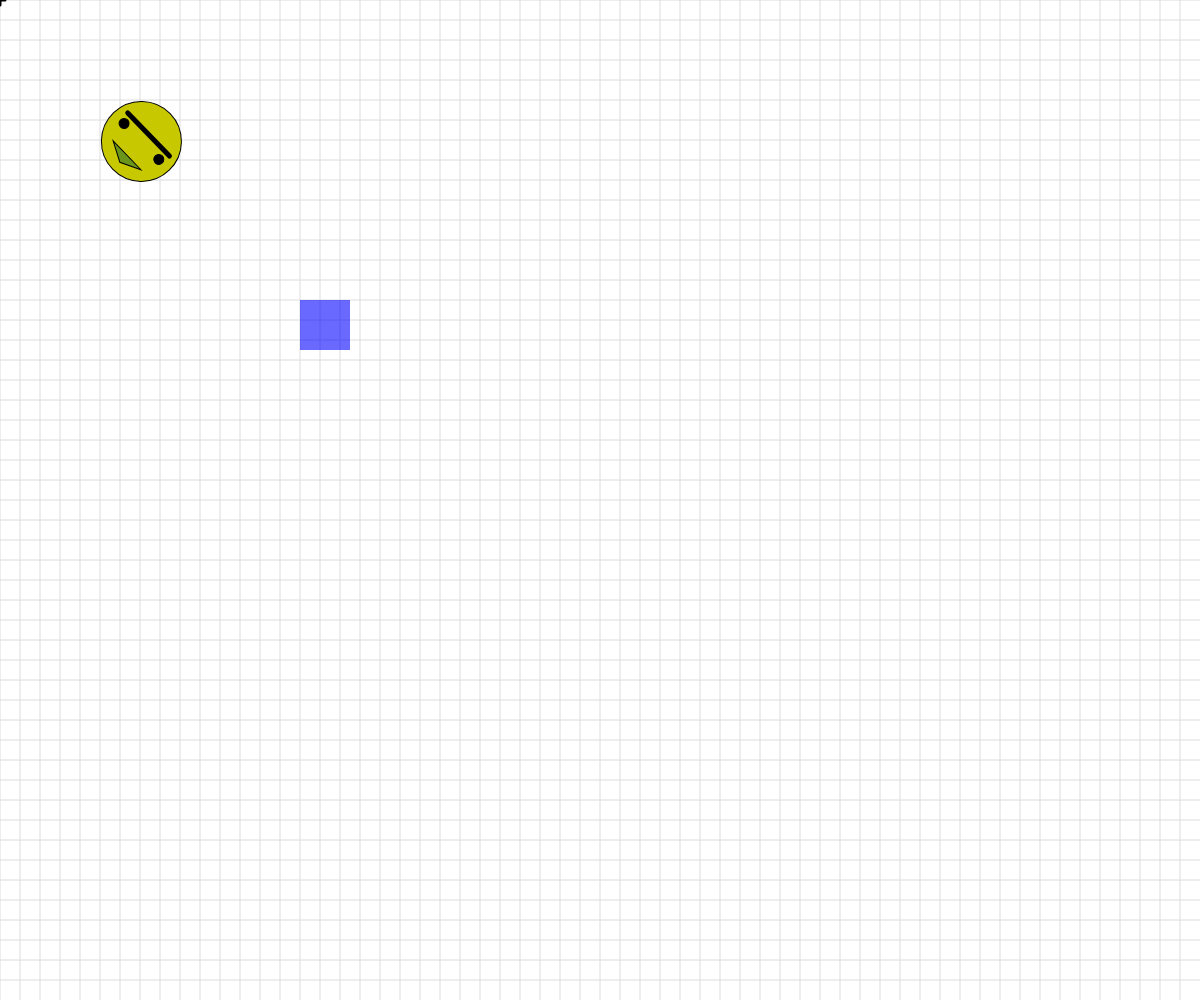
Frame 1 (no input)
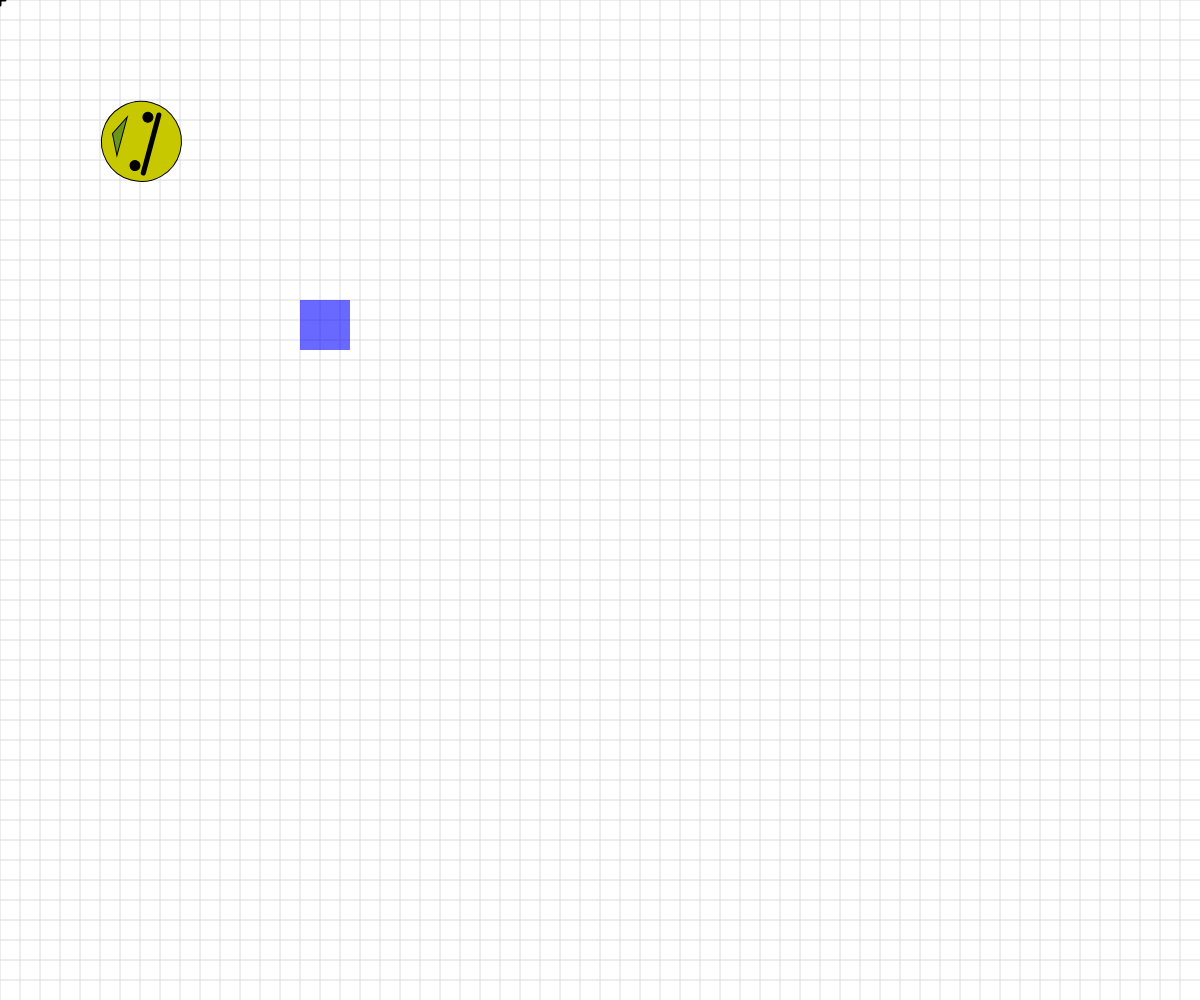
Frame 60 (no input)
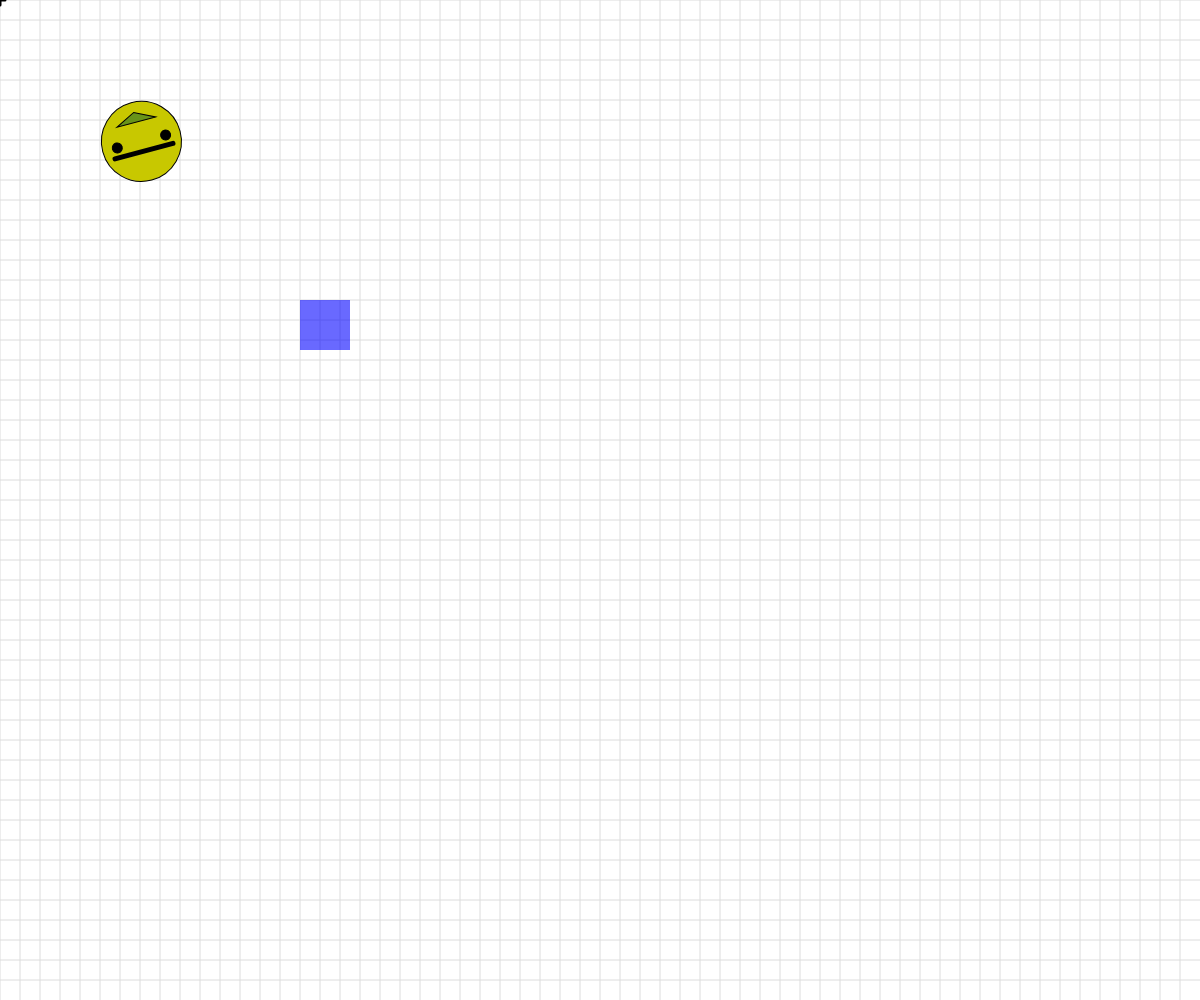
Frame 120 (the mouse pressed at the canvas centre since frame 60)

The p5.js sketch that drew these frames (run headless with seeded random() and noise() and a simulated clock; from frame 60 on, the mouse is pressed at the canvas centre):

// p5.js sketch
// ── sketch.js
// Basic Transformations Sandbox


let originalSpacing = 20;


function setup() {
  createCanvas(windowWidth, windowHeight);
}

function draw() {  //coordinate system reverts
  background(255);
  drawBasicGrid(220);


  //transformation one: TRANSLATION
  // push();  
  // translate(150,50); //apply to the coordinate system
  // drawBasicGrid(150);
  // rectangleRed(0,0);
  // pop(); ///revert back to the original system
  // rectangleBlue(0,0);

  // push()  - makes a new copy of coordinate s 
  // pop() - removes the current coordinate s




  //transformation two: SCALE
  // rectangleRed(40,0);

  // let scaleAmount = map(mouseX,0, width, 1,10);
  // // 1 - no change   <1 - smaller   >1 - larger
  // // for transformations: the order matter
  // translate(140,140);
  // scale(scaleAmount);
  // drawBasicGrid(100);
  // rectMode(CENTER);
  // rectangleBlue(100,100);



  //transformation three: ROTATION
  //reminder: rotations are measured in radians, not degrees! Functions can help with the conversion...
 //radians() → convert degrees to radians
  //in setup: use angleMode(DEGREES)
  //rotational center is always the origin.
  //if you want to rotate an objet around its center, place
  //its center on the origin.
  push();
  angleMode(DEGREES)
  rotate(45);  //var that counts up once per frame
  translate(200,0);
  rotate(frameCount);
  //drawBasicGrid(100);
  face(0,0);
  pop();
  //Combinations of Transformations

  rectangleBlue(300,300);

}


function face(x, y) {
  //draw a face at x,y
  push();
  translate(x,y);
  ellipseMode(CENTER);
  fill(200,200,0);
  stroke(0);
  ellipse(0,0,80,80);
  fill(90, 140, 30, 220);
  triangle(-20, 20, 20, 20, 0, 30);
  fill(0);
  ellipse(-25,0,10,10);
  ellipse(25,0,10,10);
  strokeWeight(5);
  line(-30,-10,30,-10);
  strokeWeight(1);
  pop();

}

function rectangleRed(x, y) {
  //draw a red rectangle at x,y (sized 50 pixels square) - to visualize what happens to the coordinate system
  //when different basic transformations are applied.
  noStroke();
  fill(255, 0, 0, 150);
  rect(x, y, 50, 50);

}

function rectangleBlue(x, y) {
  //draw a red rectangle at x,y (sized 50 pixels square) - to visualize what happens to the coordinate system
  //when different basic transformations are applied.
  noStroke();
  fill(0, 0, 255, 150);
  rect(x, y, 50, 50);

}

function drawBasicGrid(shade) {
  //draw the normal cartesian Coordinate Grid, in a light color. Spaced at 20 px by default
  stroke(shade);
  for (let x = 0; x < width; x += 20) {
    line(x, 0, x, height);
  }
  for (let y = 0; y < height; y += 20) {
    line(0, y, width, y);
  }

  //Draw "X" at the origin
  strokeWeight(3);
  stroke(0);
  line(-5,0,5,0);
  line(0,5,0,-5);
  strokeWeight(1);
}
